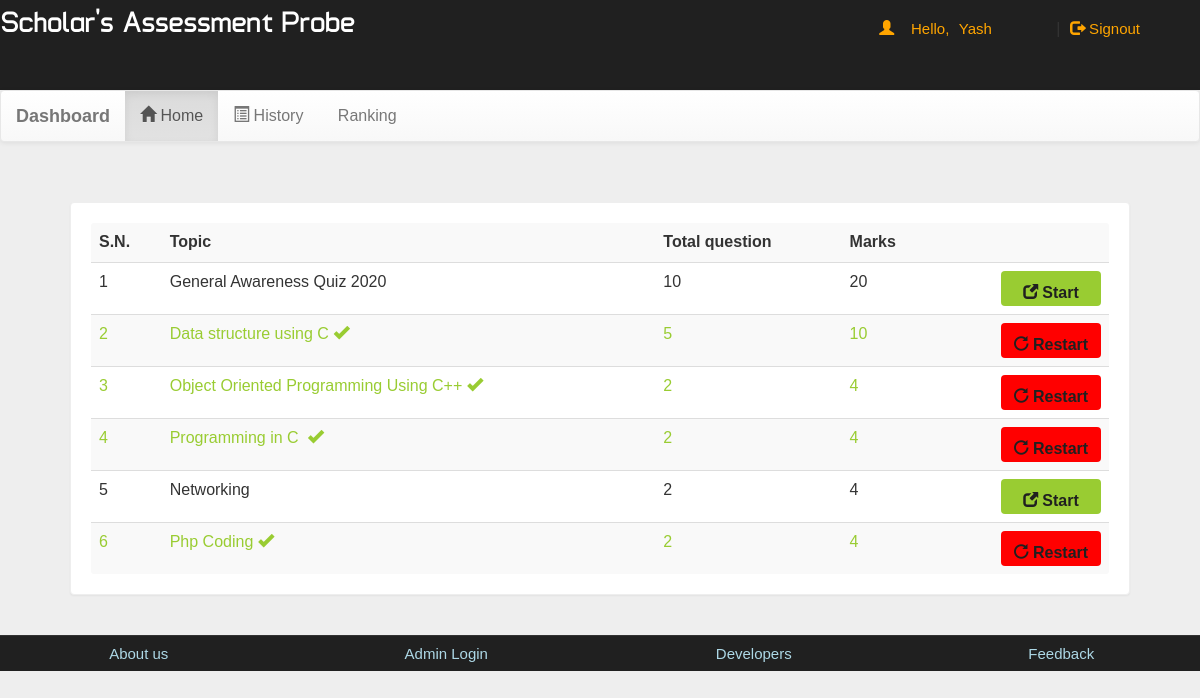
Page /account.php?q=1 (signed in) on the committed database.
### tables this page shows
CREATE TABLE IF NOT EXISTS `quiz` (
  `eid` text NOT NULL,
  `title` varchar(100) NOT NULL,
  `sahi` int(11) NOT NULL,
  `wrong` int(11) NOT NULL,
  `total` int(11) NOT NULL,
  `time` bigint(20) NOT NULL,
  `intro` text NOT NULL,
  `tag` varchar(100) NOT NULL,
  `date` timestamp NOT NULL DEFAULT CURRENT_TIMESTAMP ON UPDATE CURRENT_TIMESTAMP
);

### account.php (the view, shortened to what this page needs)
<!DOCTYPE html PUBLIC "-//W3C//DTD XHTML 1.0 Transitional//EN" "http://www.w3.org/TR/xhtml1/DTD/xhtml1-transitional.dtd">
<html xmlns="http://www.w3.org/1999/xhtml">
<head>
<link  rel="stylesheet" href="css/bootstrap.min.css"/>
 <link  rel="stylesheet" href="css/bootstrap-theme.min.css"/>
 <link rel="stylesheet" href="css/main.css">
 <link  rel="stylesheet" href="css/font.css">
</head>
<body>
<div class="header">
<div class="row">
<div class="col-lg-6">
<span class="logo">Scholar's Assessment Probe</span></div>
<div class="col-md-4 col-md-offset-2">
 <?php
 include_once 'dbConnection.php';
  if(!(isset($_SESSION['email']))){
header("location:index.php");
}
else
{
$name = $_SESSION['name'];
$email=$_SESSION['email'];
echo '<span class="pull-right top title1" ><span class="log1"><span class="glyphicon glyphicon-user" aria-hidden="true"></span>&nbsp;&nbsp;&nbsp;&nbsp;Hello,</span> <a  class="log log1">'.$name.'</a>&nbsp;|&nbsp;<a href="logout.php?q=account.php" class="log"><span class="glyphicon glyphicon-log-out" aria-hidden="true"></span>&nbsp;Signout</button></a></span>';
}?>
</div>
</div></div>
<div class="bg">
<nav class="navbar navbar-default title1">
  <div class="container-fluid">
    <div class="navbar-header">
       <a class="navbar-brand" href="dash.php?q=0"><b>Dashboard</b></a>
    </div>
    <div class="collapse navbar-collapse" id="bs-example-navbar-collapse-1">
      <ul class="nav navbar-nav">
        <li <?php if(@$_GET['q']==1) echo'class="active"'; ?> ><a href="account.php?q=1"><span class="glyphicon glyphicon-home" aria-hidden="true"></span>&nbsp;Home<span class="sr-only">(current)</span></a></li>
        <li <?php if(@$_GET['q']==2) echo'class="active"'; ?>><a href="account.php?q=2"><span class="glyphicon glyphicon-list-alt" aria-hidden="true"></span>&nbsp;History</a></li>
		<li <?php if(@$_GET['q']==3) echo'class="active"'; ?>><a href="account.php?q=3"><span class="" aria-hidden="true"></span>&nbsp;Ranking</a></li></ul>
      </div>
  </div>
</nav>
<div class="container">
<div class="row">
<div class="col-md-12">
<?php if(@$_GET['q']==1) {
$result = mysqli_query($con,"SELECT * FROM quiz ORDER BY date DESC") or die('Error');
echo  '<div class="panel"><table class="table table-striped title1">
<tr><td><b>S.N.</b></td><td><b>Topic</b></td><td><b>Total question</b></td><td><b>Marks</b></td><td></td></tr>';
$c=1;
while($row = mysqli_fetch_array($result)) {
	$title = $row['title'];
	$total = $row['total'];
	$sahi = $row['sahi'];
	$eid = $row['eid'];
$q12=mysqli_query($con,"SELECT score FROM history WHERE eid='$eid' AND email='$email'" )or die('Error98');
$rowcount=mysqli_num_rows($q12);
if($rowcount == 0){
	echo '<tr><td>'.$c++.'</td><td>'.$title.'</td><td>'.$total.'</td><td>'.$sahi*$total.'</td>
	<td><b><a href="account.php?q=quiz&step=2&eid='.$eid.'&n=1&t='.$total.'" class="pull-right btn sub1" style="margin:0px;background:#99cc32"><span class="glyphicon glyphicon-new-window" aria-hidden="true"></span>&nbsp;<span class="title1"><b>Start</b></span></a></b></td></tr>';
}
else
{
echo '<tr style="color:#99cc32"><td>'.$c++.'</td><td>'.$title.'&nbsp;<span title="This quiz is already solve by you" class="glyphicon glyphicon-ok" aria-hidden="true"></span></td><td>'.$total.'</td><td>'.$sahi*$total.'</td>
	<td><b><a href="update.php?q=quizre&step=25&eid='.$eid.'&n=1&t='.$total.'" class="pull-right btn sub1" style="margin:0px;background:red"><span class="glyphicon glyphicon-repeat" aria-hidden="true"></span>&nbsp;<span class="title1"><b>Restart</b></span></a></b></td></tr>';
}
}
echo '</table></div>';
}?>
</div></div></div></div>
<div class="row footer">
<div class="col-md-3 box">
<a href="about.php" target="_blank">About us</a>
</div>
<div class="col-md-3 box">
<a href="#" data-toggle="modal" data-target="#login">Admin Login</a></div>
<div class="col-md-3 box">
<a href="#" data-toggle="modal" data-target="#developers">Developers</a>
</div>
<div class="col-md-3 box">
<a href="feedback.php" target="_blank">Feedback</a></div></div>
</body>
</html>

### css/main.css (style rules this page uses)
body { overflow-x:hidden; width:100%; font: 15px "Century Gothic", "Times Roman", sans-serif; background:#eee; min-height:550px; background-attachment:fixed; }
.bg { min-height:540px; }
.panel { border-color:#eee; margin:40px; padding:20px; font: 15px "Century Gothic", "Times Roman", sans-serif; }
.header { background:#202020; height:70px; }
.logo { font-family:'typo'; font-size:35px; color:lightblue; margin:1px; }
.title1 { font: 16px "Century Gothic", "Times Roman", sans-serif; }
.sub1 { width:90px; color:#202020; background:lightblue; font-size:15px; height:35px; margin:20px; padding:10px; width:100px; }
.footer { font-size:15px; text-align:center; border-top:1px solid; border-color:#323232; background-color:#202020; }
.footer a { margin:25px; color:lightblue; text-decoration:none; font: 15px "Century Gothic", "Times Roman", sans-serif; }
.box { padding:9px; }
.top { margin-top:20px; }
.log1 { font: 15px 'Ubuntu', sans-serif; color:orange; margin-left:10px; }
.log { margin:10px; margin-right:60px; margin-left:5px; color:orange; text-decoration:none; font-size:20px; font-size:15px; }
.logo { font-size:30px; color:white; fint-family:impact; }
.header { font-size:18px; font-family:Adobe Caslon Pro; min-height: 90px; }

### rows in the picture
quiz: title "General Awareness Quiz 2020", total "10", $sahi*$total "20"
quiz: title "Data structure using C", total "5", $sahi*$total "10"
quiz: title "Object Oriented Programming Using C++", total "2", $sahi*$total "4"
quiz: title "Programming in C", total "2", $sahi*$total "4"
quiz: title "Networking", total "2", $sahi*$total "4"
quiz: title "Php Coding", total "2", $sahi*$total "4"

### other values in the picture
$name "Yash"
